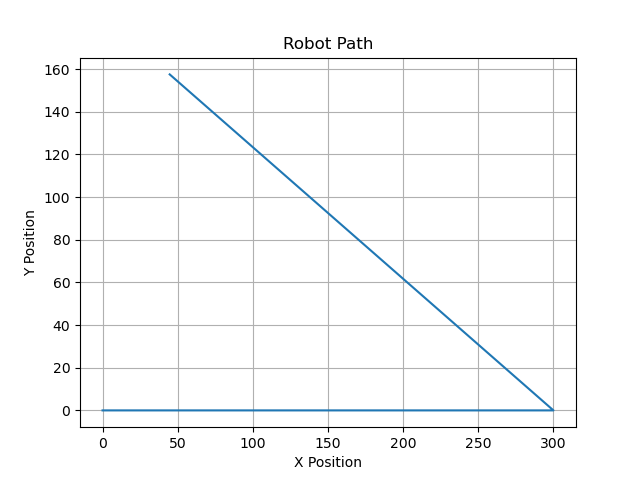

This chart was generated by the following Python code:
import rclpy
from rclpy.node import Node
from avai_messages.msg import Motors, Motor
import matplotlib.pyplot as plt
import time
import math
# ros2 topic pub /motor_velocity avai_messages/Motors "{motors: [{position: 100, velocity: 0}, {position: 150, velocity: 0}]}"
class MotorController(Node):
    def __init__(self):
        super().__init__('motor_controller')
        self.publisher_ = self.create_publisher(Motors, '/motor_velocity', 10)
        self.subscription = self.create_subscription(
            Motors,
            '/motor_velocity',
            self.listener_callback,
            10)
        self.subscription  # prevent unused variable warning

        # Initialize odometry variables
        self.x = 0.0
        self.y = 0.0
        self.theta = 0.0
        self.last_received_motors = Motors(motors=[Motor(position=0, velocity=0), Motor(position=0, velocity=0)])
        self.last_time = self.get_clock().now()
        
        # Velocity commands and path recording
        '''
        self.velocity_commands = [((50.0, 50.0), 7),  # (velocity, duration)
                                  ((20, -20), 4),
                                  ((-40.0, -40.0), 5)]
        '''
        self.velocity_commands = [((50.0, 50.0), 7),  # (velocity, duration)
                                  ((50.0, -50.0), 4),
                                  ((-50.0, -50.0), 7)]
        self.command_index = 0
        self.start_time = time.time()
        self.path = {'x': [], 'y': []}

        # Timer for periodic updates
        timer_period = 2  # seconds
        self.timer = self.create_timer(timer_period, self.timer_callback)

    def listener_callback(self, msg):
        self.get_logger().info('Received motors: "%s"' % msg)
        self.last_received_motors = msg

    def timer_callback(self):
        current_time = self.get_clock().now()
        dt = (current_time - self.last_time).nanoseconds / 1e9  # Convert to seconds
        self.last_time = current_time

        # Update odometry
        left_wheel_vel = self.last_received_motors.motors[0].velocity
        right_wheel_vel = self.last_received_motors.motors[1].velocity
        wheel_base = 0.14  # distance between wheels, adjust as necessary 14cm, wheel diameter 5.5cm, before 0.5

        # Calculate change in position
        delta_s = (right_wheel_vel + left_wheel_vel) / 2.0 * dt
        delta_theta = (right_wheel_vel - left_wheel_vel) / wheel_base * dt

        # Update pose
        self.x += delta_s * math.cos(self.theta)
        self.y += delta_s * math.sin(self.theta)
        self.theta += delta_theta

        if time.time() - self.start_time > self.velocity_commands[self.command_index][1]:
            self.command_index += 1
            #self.set_heading(90)
            if self.command_index >= len(self.velocity_commands):
                print("olaaaaaaaaaaa")
                plt.plot(self.path['x'], self.path['y'])
                plt.xlabel('X Position')
                plt.ylabel('Y Position')
                plt.title('Robot Path')
                plt.grid(True)
                plt.savefig('path.png')
                new_motors = [Motor(position=0, velocity=int(0)),
                      Motor(position=0, velocity=int(0))]
                new_msg = Motors(motors=new_motors)
                self.publisher_.publish(new_msg)
                rclpy.shutdown()
            self.start_time = time.time()

        # Set motor velocities according to the current command
        current_velocities = self.velocity_commands[self.command_index][0]
        new_motors = [Motor(position=0, velocity=int(current_velocities[0])),
                      Motor(position=0, velocity=int(current_velocities[1]))]
        new_msg = Motors(motors=new_motors)
        self.publisher_.publish(new_msg)

        # Record the current position
        self.path['x'].append(self.x)
        self.path['y'].append(self.y)

    def set_heading(self, desired_heading):
        # PD controller constants
        Kp = 5  # Proportional gain
        Kd = 0.3  # Derivative gain

        desired_heading = math.radians(desired_heading)

        Kp = 0.5  # Proportional gain, adjust as necessary
        Kd = 0.1  # Derivative gain, adjust as necessary

        wheel_base = 0.14  # The distance between the wheels in meters

        previous_error = 0.0
        loop_rate = 0.1  # Time interval for each iteration in seconds

        max_speed = 80
        while rclpy.ok():
            current_time = self.get_clock().now()
            dt = (current_time - self.last_time).nanoseconds / 1e9  # Convert to seconds
            self.last_time = current_time

            # Calculate the heading error
            error = desired_heading - self.theta
            error = math.atan2(math.sin(error), math.cos(error))  # Normalize error to [-pi, pi]

            # PD control for heading correction
            derivative = (error - previous_error) / dt
            control = Kp * error + Kd * derivative

            # Limit the control to the maximum speed
            control = max(min(control, max_speed), -max_speed)

            # Calculate wheel velocities for turning
            left_wheel_vel = control
            right_wheel_vel = -control

            # Update the motor velocities
            new_motors = [Motor(position=0, velocity=int(left_wheel_vel)),
                          Motor(position=0, velocity=int(right_wheel_vel))]
            new_msg = Motors(motors=new_motors)
            self.publisher_.publish(new_msg)

            # Update heading
            angular_velocity = (right_wheel_vel - left_wheel_vel) / wheel_base
            self.theta += angular_velocity * dt  # Update theta based on angular velocity and time elapsed
            self.theta = math.atan2(math.sin(self.theta), math.cos(self.theta))  # Normalize theta to [-pi, pi]

            previous_error = error

            # Check if the heading is close to the desired heading
            if abs(error) < 0.05:  # tolerance in radians
                print("good")
                break

            # Sleep for a bit before next iteration
            #time.sleep(0.1)

def main(args=None):
    rclpy.init(args=args)
    motor_controller = MotorController()
    rclpy.spin(motor_controller)

    motor_controller.destroy_node()
    rclpy.shutdown()

if __name__ == '__main__':
    main()